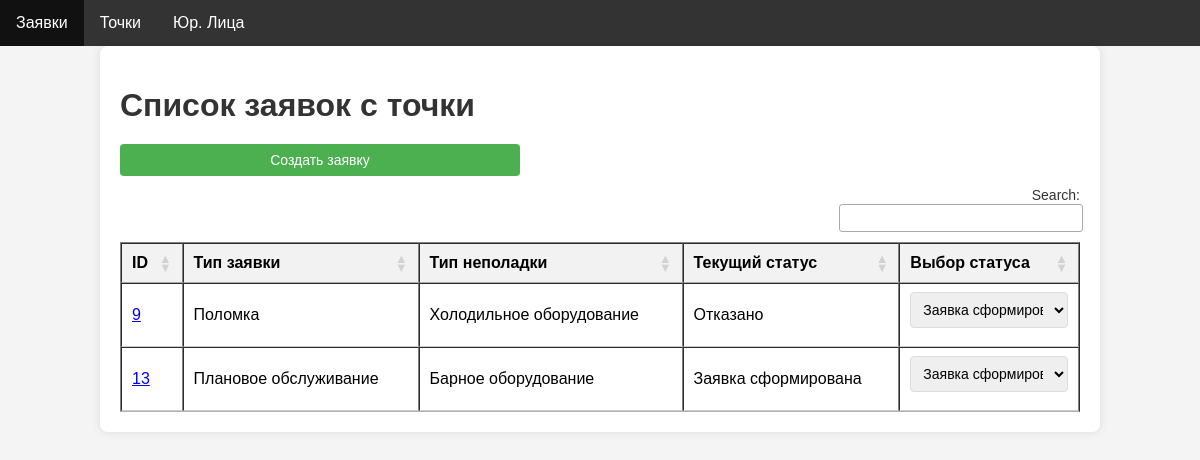
/objects/2/orders (signed in), run on the app's committed database.
### db/models/tables.py (models this page shows)
class BaseModel(Model):
    class Meta:
        database = db

class Order(BaseModel):
    id = AutoField(primary_key=True)
    order_type_id = ForeignKeyField(OrderType)
    breaking_type_id = ForeignKeyField(BreakingType)
    user_id = ForeignKeyField(User, null=True)
    object_id = ForeignKeyField(Object, on_delete='CASCADE')
    status_id = ForeignKeyField(Status, default=1)
    date_create = DateTimeField(default=datetime.datetime.now)
    breaking_image_path = CharField(null=True)
    service_sticker_image_path = CharField(null=True)
    model_name = CharField()
    desc = CharField(null=True)
    phone = CharField()
    comment = CharField(null=True)
    decline_desc = CharField(null=True)
    worktime = CharField(null=True)
    est_date_complete = DateTimeField(null=True)
    date_complete = DateTimeField(null=True)
    confirm_from_client = BooleanField(default=False)

class OrderType(BaseModel):
    id = AutoField(primary_key=True)
    order_type = CharField()

class BreakingType(BaseModel):
    id = AutoField(primary_key=True)
    breaking_type = CharField()

class Status(BaseModel):
    id = AutoField(primary_key=True)
    status = CharField()

### web_app/app.py (the view)
@app.route('/objects/<int:object_id>/orders', methods=['GET'])
@login_required
def object_orders(object_id):
    orders = Order.select().where(Order.object_id == object_id)
    return render_template('object_orders.html', orders=orders)

### web_app/app.py (called while the page is built)
def login_required(f):
    @wraps(f)
    def decorated_function(*args, **kwargs):
        if 'username' not in session:
            flash('Пожалуйста, войдите для доступа к этой странице', 'warning')
            return redirect(url_for('login'))
        return f(*args, **kwargs)
    return decorated_function

### web_app/templates/object_orders.html (shortened to what this page needs)
{% extends "base.html" %}
{% block content %}
<div class="container">
    <h1>Список заявок с точки</h1>
    <button class="btn" id="createOrderBtn">Создать заявку</button>
    <table border="1" id="orders_table">
        <thead>
        <tr>
            <th>ID</th>
            <th>Тип заявки</th>
            <th>Тип неполадки</th>
            <th>Текущий статус</th>
            <th>Выбор статуса</th>
        </tr>
        </thead>
        <tbody>
        {% for order in orders %}
        <tr id="order-{{ order.id }}">
            <td><a href="{{ url_for('order_detail', order_id=order.id) }}">{{ order.id }}</a></td>
            <td>{{ order.order_type_id.order_type }}</td>
            <td>{{ order.breaking_type_id.breaking_type }}</td>
            <td>{{ order.status_id.status }}</td>
            <td>
                <select class="status-select" data-order-id="{{ order.id }}">
                </select>
            </td>
        </tr>
        {% endfor %}
        </tbody>
    </table>
</div>
{% endblock %}

### web_app/static/css/style.css (style rules this page uses)
body { font-family: Arial, sans-serif; background-color: #f4f4f4; margin: 0; padding: 0; }
.container { width: 80%; margin: 0 auto; padding: 20px; background-color: #fff; box-shadow: 0 0 10px rgba(0, 0, 0, 0.1); border-radius: 8px; }
h1, h2 { color: #333; margin-bottom: 20px; }
table { width: 100%; border-collapse: collapse; }
th, td { width: auto; padding: 8px; white-space: nowrap; text-align: left; }
th { width: auto; height: auto; background-color: #f2f2f2; font-weight: bold; text-align: center; padding: none; }
input, select, button { margin-bottom: 10px; padding: 8px; font-size: 14px; width: 100%; max-width: 400px; border: 1px solid #ddd; border-radius: 4px; }
button { background-color: #4CAF50; color: white; border: none; cursor: pointer; transition: background-color 0.3s, transform 0.2s; border-radius: 4px; }

### data on the page
Order: id "9", order_type_id.order_type "Поломка", breaking_type_id.breaking_type "Холодильное оборудование", status_id.status "Отказано", id "Заявка сформирована"
Order: id "13", order_type_id.order_type "Плановое обслуживание", breaking_type_id.breaking_type "Барное оборудование", status_id.status "Заявка сформирована", id "Заявка сформирована"
